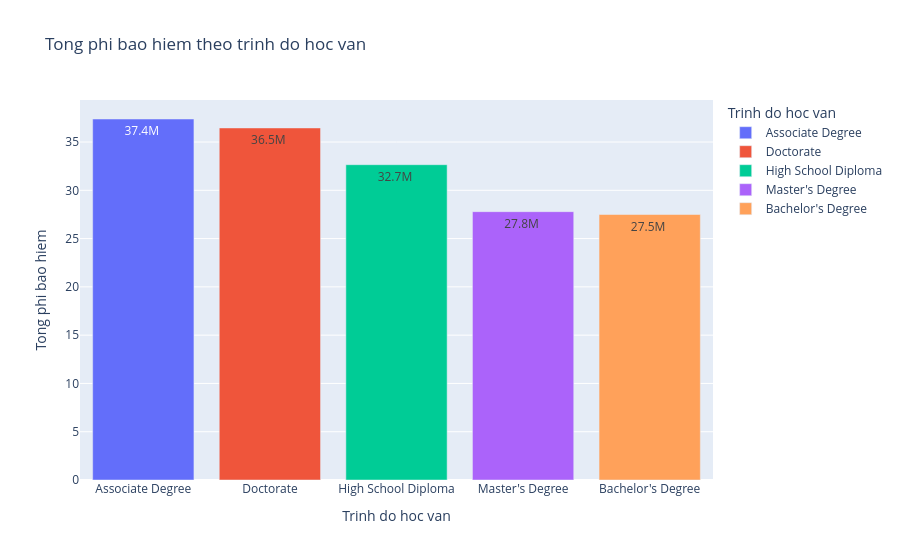

Notebook code cell kept with this figure:
### Code cell
#Cau 6

df_mer06=df_customer_data.merge(df_education_level,on='EducationID',how='inner')
df_06=df_mer06.groupby('EducationLevel',as_index=False)['Premium Amount'].sum().sort_values(by='Premium Amount',ascending=False)  
df_06['Premium Amount']=df_06['Premium Amount']/1_000_000
df_06['Premium Amount_M']=[f'{val:.1f}M 'for val in df_06['Premium Amount']]

print(df_06)
fig=px.bar(df_06,x='EducationLevel',y='Premium Amount',orientation='v',
           text='Premium Amount_M',
           color='EducationLevel',
           title='Tong phi bao hiem theo trinh do hoc van')
fig.update_layout(xaxis_title='Trinh do hoc van',
                  yaxis_title='Tong phi bao hiem',
                  legend_title_text='Trinh do hoc van')
fig.show()

### Figure 1 — Plotly figure (JSON) as saved in the notebook; plotly's stock layout.template omitted (floating-point values rounded to 4 significant figures)
{"data": [{"hovertemplate": "EducationLevel=%{x}<br>Premium Amount=%{y}<br>Premium Amount_M=%{text}<extra></extra>", "legendgroup": "Associate Degree", "marker": {"color": "#636efa", "pattern": {"shape": ""}}, "name": "Associate Degree", "orientation": "v", "showlegend": true, "text": ["37.4M "], "textposition": "auto", "type": "bar", "x": ["Associate Degree"], "xaxis": "x", "y": [37.38], "yaxis": "y"}, {"hovertemplate": "EducationLevel=%{x}<br>Premium Amount=%{y}<br>Premium Amount_M=%{text}<extra></extra>", "legendgroup": "Doctorate", "marker": {"color": "#EF553B", "pattern": {"shape": ""}}, "name": "Doctorate", "orientation": "v", "showlegend": true, "text": ["36.5M "], "textposition": "auto", "type": "bar", "x": ["Doctorate"], "xaxis": "x", "y": [36.46], "yaxis": "y"}, {"hovertemplate": "EducationLevel=%{x}<br>Premium Amount=%{y}<br>Premium Amount_M=%{text}<extra></extra>", "legendgroup": "High School Diploma", "marker": {"color": "#00cc96", "pattern": {"shape": ""}}, "name": "High School Diploma", "orientation": "v", "showlegend": true, "text": ["32.7M "], "textposition": "auto", "type": "bar", "x": ["High School Diploma"], "xaxis": "x", "y": [32.65], "yaxis": "y"}, {"hovertemplate": "EducationLevel=%{x}<br>Premium Amount=%{y}<br>Premium Amount_M=%{text}<extra></extra>", "legendgroup": "Master's Degree", "marker": {"color": "#ab63fa", "pattern": {"shape": ""}}, "name": "Master's Degree", "orientation": "v", "showlegend": true, "text": ["27.8M "], "textposition": "auto", "type": "bar", "x": ["Master's Degree"], "xaxis": "x", "y": [27.79], "yaxis": "y"}, {"hovertemplate": "EducationLevel=%{x}<br>Premium Amount=%{y}<br>Premium Amount_M=%{text}<extra></extra>", "legendgroup": "Bachelor's Degree", "marker": {"color": "#FFA15A", "pattern": {"shape": ""}}, "name": "Bachelor's Degree", "orientation": "v", "showlegend": true, "text": ["27.5M "], "textposition": "auto", "type": "bar", "x": ["Bachelor's Degree"], "xaxis": "x", "y": [27.49], "yaxis": "y"}], "layout": {"barmode": "relative", "legend": {"title": {"text": "Trinh do hoc van"}, "tracegroupgap": 0}, "title": {"text": "Tong phi bao hiem theo trinh do hoc van"}, "xaxis": {"anchor": "y", "categoryarray": ["Associate Degree", "Doctorate", "High School Diploma", "Master's Degree", "Bachelor's Degree"], "categoryorder": "array", "domain": [0, 1], "title": {"text": "Trinh do hoc van"}}, "yaxis": {"anchor": "x", "domain": [0, 1], "title": {"text": "Tong phi bao hiem"}}}}
